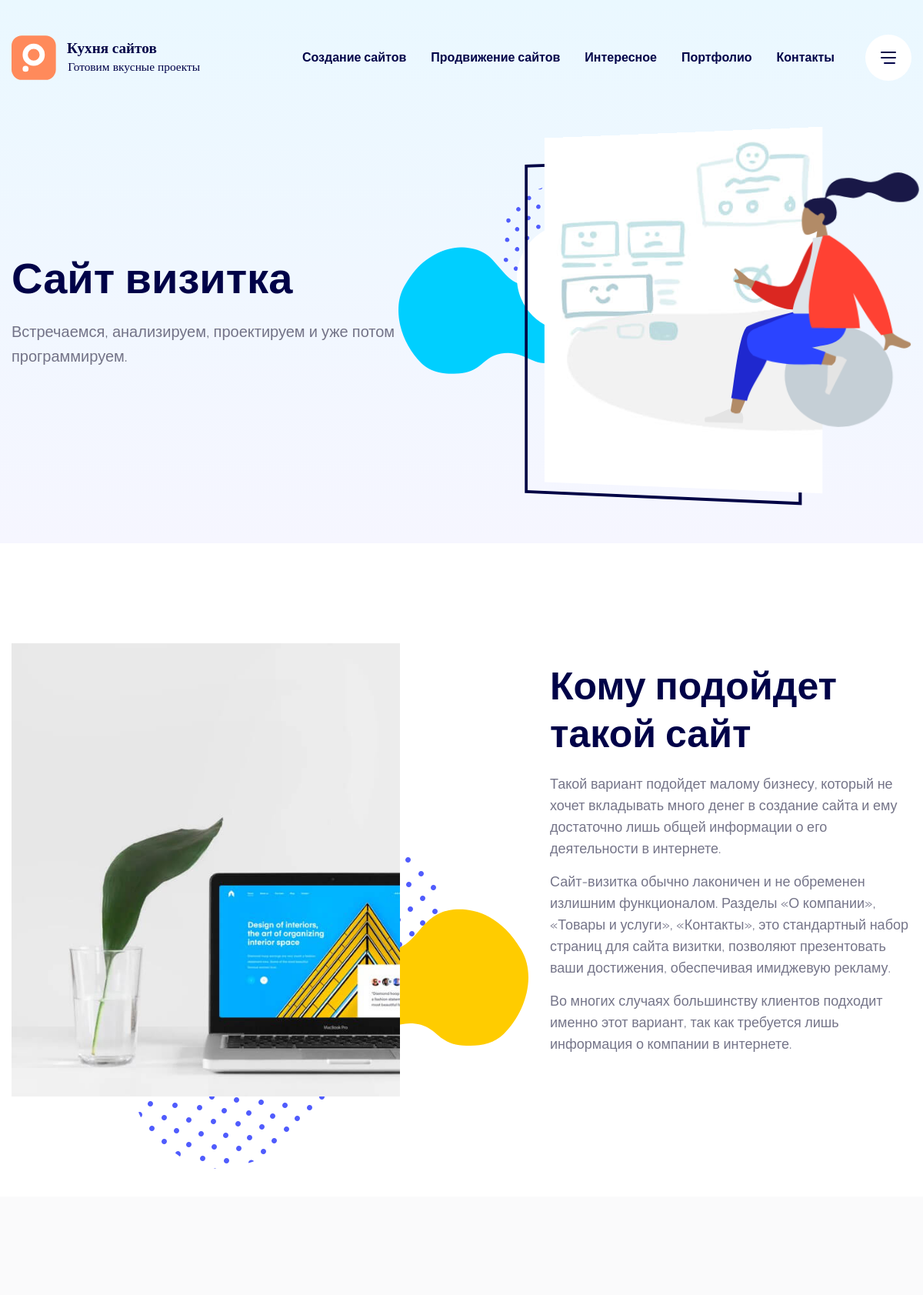
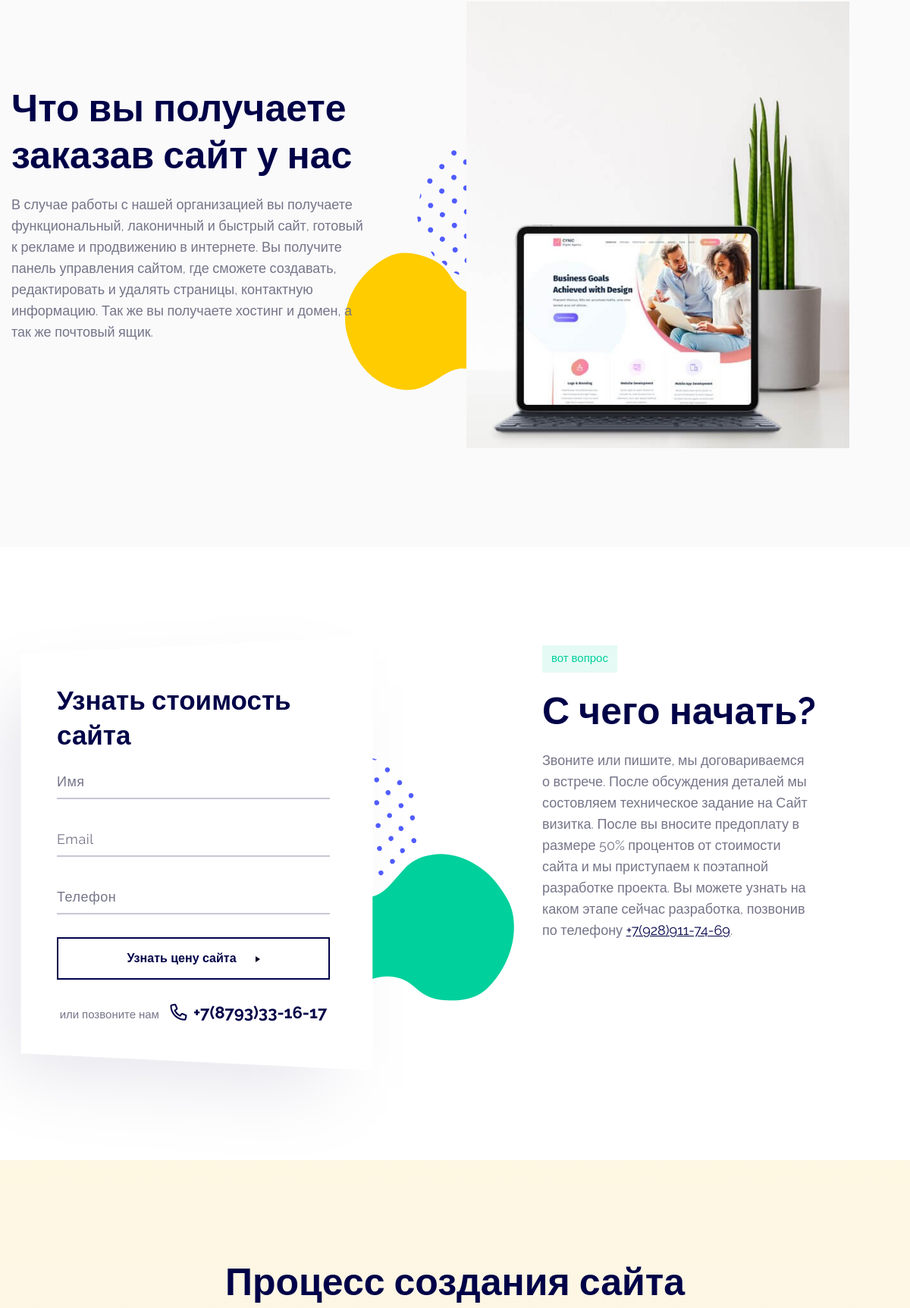
The app's page /visitka/ (upper part) with its own data (2 pictures, top to bottom).
### pages/models.py (models this page shows, shortened)
class BasePage(models.Model):
	title = models.CharField(max_length=200, verbose_name='Название')
	slug = models.SlugField(unique=True, verbose_name='Дружественный URL')
	meta_title = models.TextField(blank=True, null=True, verbose_name='Meta Title')
	meta_description = models.TextField(blank=True, null=True, verbose_name='Meta Description')
	preview_image = models.FileField(upload_to='preview', blank=True, null=True)
	is_home_page = models.BooleanField(default=False, verbose_name='Назначить главной страницей')

class Page(BasePage):
	content_one = RichTextField(blank=True, null=True, verbose_name='Для кого подойдет')
	content_two = RichTextField(blank=True, null=True, verbose_name='Что получаете при заказе')
	portfolio = models.CharField(max_length=50, choices=WORK_CATEGORY, default=1, verbose_name='Какую категорию работ выводить')
	price_base = models.CharField(max_length=100, default='10000', verbose_name='Базовая цена')
	price_pro = models.CharField(max_length=100, default='30000', verbose_name='Индивидуальная цена')
	template = models.CharField(max_length=50, choices=TEMPLATES, default=1, verbose_name='Использовать шаблон')
	class Meta:
		verbose_name = 'Страницу'
		verbose_name_plural = 'Страницы'
	def __str__(self):
		return self.title

class ContactInformation(models.Model):
	phone = models.CharField(max_length=20, verbose_name='Телефон')
	mobile_phone = models.CharField(max_length=20, verbose_name='Мобильный')
	email = models.EmailField(verbose_name='Почта')
	address = models.TextField(verbose_name='Адрес')
	instagram= models.CharField(max_length=100, blank=True, null=True, verbose_name='Инстаграмм')
	vk = models.CharField(max_length=100, blank=True, null=True, verbose_name='Вконтакте')
	class Meta:
		verbose_name = 'Контактная информация'
		verbose_name_plural = 'Информация'

### pages/views.py (the view)
# urls.py: path('<slug>/', PageView.as_view(), name='page'),
class PageView(generic.DetailView):
	queryset = Page.objects.all()
	def get_template_names(self):
		return 'pages/' + self.object.template
	def get_context_data(self, **kwargs):
		context = super(PageView, self).get_context_data(**kwargs)
		context['work_list'] = Work.objects.filter(category=self.object.portfolio)
		return context

### pages/context_processor.py (called while the page is built)
def contact_information(request):
	info = ContactInformation.objects.first()
	context = {
		'phone' : info.phone,
		'mobile' : info.mobile_phone,
		'email' : info.email,
		'address' : info.address,
		'instagram' : info.instagram,
		'vk' : info.vk,
	}
	return context

### portfolio/models.py (called while the page is built)
	def __str__(self):
		return self.title

### pages/templates/pages/page.html (shortened to what this page needs)
{% extends 'base.html' %}
{% load static %}
{% block content %}
        <main class="page-wrapper">
            <div class="axil-breadcrumb-area breadcrumb-style-2 single-service pt--170 pb--70 theme-gradient">
                <div class="container">
                    <div class="row align-items-center">
                        <div class="col-lg-6 order-2 order-lg-1 mt_md--30 mt_sm--20">
                            <div class="inner">
                                <h2 class="title">{{ object }}</h2>
                                <p>Встречаемся, анализируем, проектируем и уже потом программируем.</p>
                            </div>
                        </div>
                        <div class="col-lg-6 order-1 order-lg-2">
                            <div class="thumbnail text-left text-lg-right">
                                <div class="image-group text-right">
                                    <img class="image-1 paralax-image" src="{% static 'assets/images/slider/breadcrumb-4.jpg' %}" alt="Slider images">
                                    <img class="image-2 paralax-image" src="{% static 'assets/images/slider/single-service-01.svg' %}" alt="Slider images">
                                </div>
                                <div class="shape-group">
                                    <div class="shape shape-1">
                                        <i class="icon icon-breadcrumb-1"></i>
                                    </div>
                                    <div class="shape shape-2">
                                    </div>
                                    <div class="shape shape-3">
                                    </div>
                                </div>
                            </div>
                        </div>
                    </div>
                </div>
            </div>
            <div class="axil-project-brief project-bief-styles ax-section-gap bg-color-white">
                <div class="container">
                    <div class="row align-items-center">
                        <div class="col-lg-6 col-xl-6 col-md-12 col-12">
                            <div class="thumbnail position-relative">
                                <img class="image w-100 paralax-image" src="{% static 'assets/images/about/case-study-video.jpg'%}" alt="Featured Images">
                                <div class="shape-group shape-01">
                                    <img src="{% static 'assets/images/others/contact-01.svg' %}" alt="{{ object }}">
                                </div>
                                <div class="shape-group shape-02">
                                </div>
                            </div>
                        </div>
                        <div class="col-lg-6 col-xl-5 offset-xl-1 col-md-12 col-12">
                            <div class="content mt_md--30 mt_sm--30">
                                <div class="inner move-up wow">
                                    <h2 class="title mb--20">Кому подойдет такой сайт</h2>
                                    <div class="mb--30">{{ object.content_one|safe }}</div>
                                </div>
                            </div>
                        </div>
                    </div>
                </div>
            </div>
            <div class="axil-project-brief project-bief-styles order-style-2 ax-section-gap bg-color-lightest">
                <div class="container">
                    <div class="row align-items-center">
                        <div class="col-lg-6 col-xl-5 col-md-12 col-12 order-2 order-lg-1 mt_md--30 mt_sm--30">
                            <div class="content">
                                <div class="inner move-up wow">
                                    <h2 class="title mb--20">Что вы получаете заказав сайт у нас</h2>
                                    <div class="mb--30">
	                                    {{ object.content_two|safe }}
                                    </div>
                                </div>
                            </div>
                        </div>
                        <div class="col-lg-6 col-xl-6 offset-xl-1 col-md-12 col-12 order-1 order-lg-2">
                            <div class="thumbnail position-relative">
                                <img class="image w-100 paralax-image" src="{% static 'assets/images/about/case-stydy-02.jpg' %}" alt="Featured Images">
                                <div class="shape-group shape-01">
                                    <img src="{% static 'assets/images/others/contact-01.svg' %}" alt="Описание создания">
                                </div>
                                <div class="shape-group shape-02">
                                </div>
                            </div>
                        </div>
                    </div>
                </div>
            </div>
            <div class="axil-about-area ax-section-gap bg-color-white" id="call">
                <div class="container">
                    <div class="row">
                        <div class="col-lg-6 col-xl-5 col-md-12 col-12">
                            <div class="contact-form-wrapper">
                                <div class="axil-contact-form contact-form-style-1">
                                    <h3 class="title">Узнать стоимость сайта</h3>
                                    <form method="post" action="{% url 'lead:lead_create' %}">
                                        <div class="form-group">
                                            <input type="text" name="name"  required>
                                            <label>Имя</label>
                                        </div>
                                        <div class="form-group">
                                            <input type="email" name="email"  required>
                                            <label>Email</label>
                                        </div>
                                        <div class="form-group">
                                            <input type="text" name="phone"
                                                    class="phone-field"
											        data-rule-required="true"
											        data-rule-minlength="10"
											        data-msg="Введите номер телефона"
                                                   required>
                                            <label>Телефон</label>
                                        </div>
                                        <div class="form-group">
                                            <button class="axil-button btn-large btn-transparent w-100">
                                                <span class="button-text">Узнать цену сайта</span><span
                                                    class="button-icon"></span>
                                            </button>
                                        </div>
                                    </form>
                                    <div class="callto-action-wrapper text-center">
                                        <span class="text">или позвоните нам</span>
                                        <span><i class="fal fa-phone-alt"></i> <a href="{{ phone }}">{{ phone }}</a></span>
                                    </div>
                                    <div class="shape-group">
                                        <div class="shape shape-01">
                                            <i class="icon icon-shape-07"></i>
                                        </div>
                                        <div class="shape shape-02">
                                            <i class="icon icon-shape-16"></i>
                                        </div>
                                    </div>
                                </div>
                            </div>
                        </div>
                        <div class="col-lg-6 col-xl-5 offset-xl-2 col-md-12 col-12 mt_md--40 mt_sm--40">
                            <div class="axil-about-inner">
                                <div class="section-title text-left">
                                    <span class="sub-title extra08-color">вот вопрос</span>
                                    <h2 class="title">С чего начать?</h2>
                                        <div class="subtitle-2 mb--30 move-up wow">
	                                    <p>Звоните или пишите, мы договариваемся о встрече. После обсуждения деталей мы состовляем техническое задание
		                                    на {{ object.title }}. После вы вносите предоплату в размере 50% процентов от стоимости сайта
		                                    и мы приступаем к поэтапной разработке проекта. Вы можете узнать на каком этапе сейчас разработка,
		                                    позвонив по телефону
		                                    <a href="tel:{{ mobile }}">{{ mobile }}</a>.</p>
                                    </div>
                                </div>
                            </div>
                        </div>
                    </div>
                </div>
            </div>
            <div class="axil-working-process-area ax-section-gap theme-gradient-4">
                <div class="container">
                    <div class="row">
                        <div class="col-lg-12">
                            <div class="section-title text-center mb--100 mb_sm--40 mb_md--40">
                                <h2 class="title wow" data-splitting>Процесс создания сайта</h2>
                            </div>
                        </div>
                    </div>
                </div>
            </div>
        </main>
{% endblock content %}

### records on screen
BasePage: title "Сайт визитка"
Page: content_one "Такой вариант подойдет малому бизнесу, который не хочет вкладывать много денег в создание сайта и ему достаточно лишь общей информации о его деятельности в интернете. Сайт-визитка обычно лаконичен и не обременен излишним функционалом. Разделы «О компании», «Товары и услуги», «Контакты», это стандартный набор страниц для сайта визитки, позволяют презентовать ваши достижения, обеспечивая имиджевую рекламу. Во многих случаях большинству клиентов подходит именно этот вариант, так как требуется лишь информация о компании в интернете.", content_two "В случае работы с нашей организацией вы получаете функциональный, лаконичный и быстрый сайт, готовый к рекламе и продвижению в интернете. Вы получите панель управления сайтом, где сможете создавать, редактировать и удалять страницы, контактную информацию. Так же вы получаете хостинг и домен, а так же почтовый ящик."
ContactInformation: phone "+7(8793)33-16-17", mobile_phone "+7(928)911-74-69"
